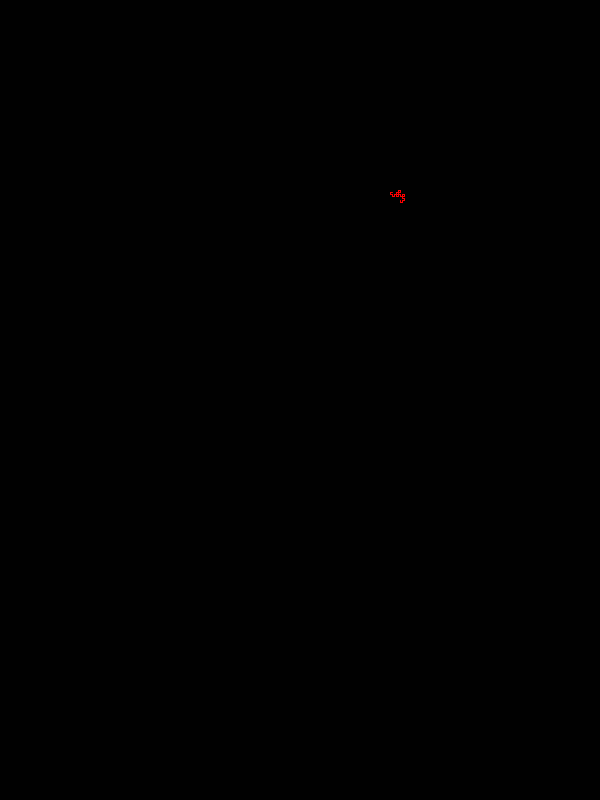
Frame 1 (no input)
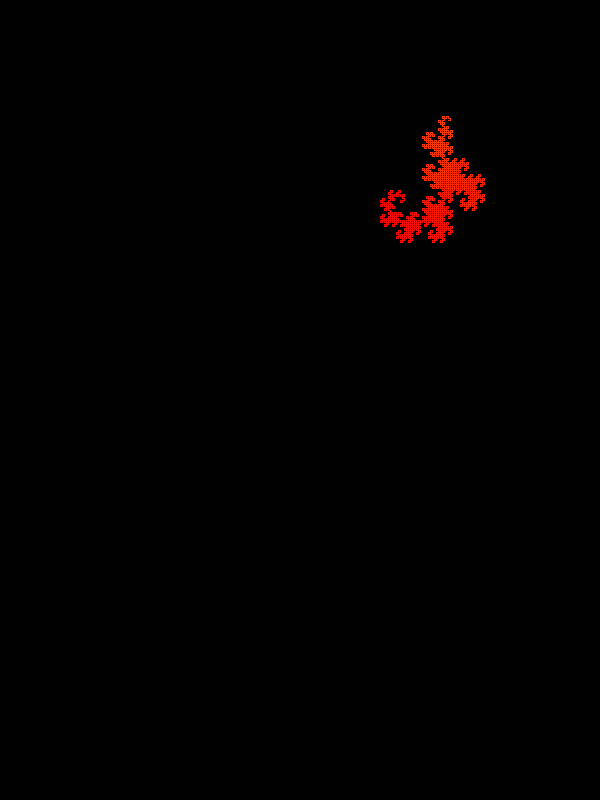
Frame 60 (the mouse pressed at the canvas centre just before this capture)
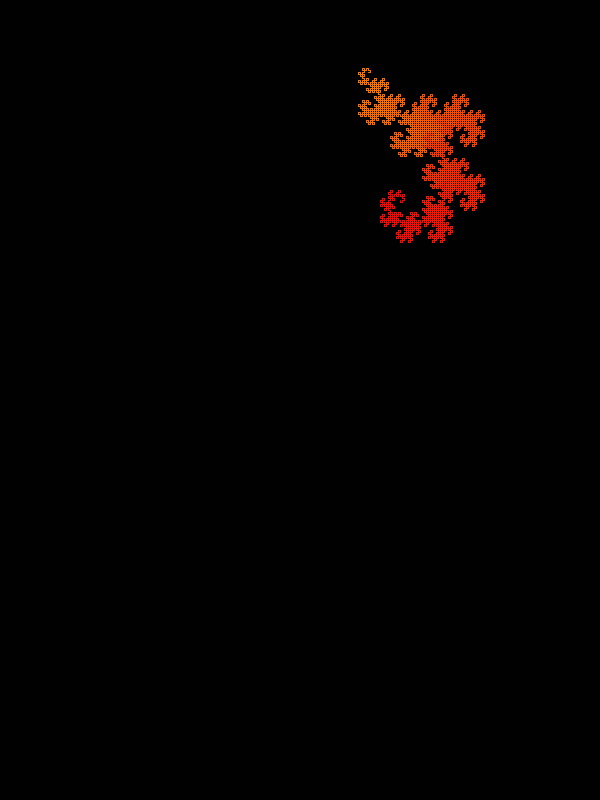
Frame 120 (the mouse held since frame 60 and released just before this capture)

The Processing sketch that drew these frames (run headless with seeded random() and noise(); from frame 60 on, the mouse is pressed at the canvas centre):

// Processing sketch: dragon_curve
// ── dragon_curve.pde
// pure processing version
/*
    The dragon curve drawn using an L-system.
      variables : X Y
      constants : F + −
      start  : FX
      rules  : (X → X+YF+), (Y → -FX-Y)
      angle  : 90°

    Here, F means "draw forward", - means "turn left 90°", and + means "turn
    right 90°". X and Y do not correspond to any drawing action and are only
    used to control the evolution of the curve.
 */

class Pen {
  int x, y, q, fx, fy;
  int r = 2; // line length
  int turn = 90; // turn

  Pen() {
    reset();
  }

  void reset() {
    x = 0;
    y = 0;
    fx = 0;
    fy = 0;
    q = 0;
  }

  void draw_forward() {
    float t = q * (PI / 180.0);
    fx = x + round(r * sin(t));
    fy = y + round(r * cos(t));

    // console.log("x:%f y:%f fx:%f fy:%f q:%i", x, y, fx, fy, q);

    line(x, y, fx, fy);

    x = fx;
    y = fy;
  }

  void turn_left() {
    q -= turn;
  }

  void turn_right() {
    q += turn;
  }

  String state() {
    return "x:" + x + " y:" + y + " q:" + q;
  }
}

// return next string
String evolve (String str) {
  StringBuffer out_string = new StringBuffer();
  for (int i=0; i < str.length(); i++) {
    dragonRule(str.charAt(i), out_string);
  }
  return out_string.toString();
}

void dragonRule (char c, StringBuffer out_string) {
  switch (c) {
    case 'F':
      out_string.append('F');
      break;
    case '-':
      out_string.append('-');
      break;
    case '+':
      out_string.append('+');
      break;
    case 'X':
      out_string.append("X+YF+");
      break;
    case 'Y':
      out_string.append("-FX-Y");
      break;
  }
}

String s;
Pen pen;
float rot;
int instr;
float hue, bright; 
int HSB_MAX = 1000;
int BRIGHT_FLOOR = 1000;

void setup () {
  size(600, 800);
  frameRate(30);
  hue = 0.0;
  bright = 400.0;
  colorMode(HSB, HSB_MAX);
  background(0, 0, 5);

  int n = 0;
  s = "FX";
  pen = new Pen();
  while (n < 16) {
    s = evolve(s);
    n++;
  }
  print(s);
  rot = 0.0;
  instr = 0;
}

void draw () {
  translate(width/1.5, height/4);
  
  stroke(int(hue), HSB_MAX, int(bright) + BRIGHT_FLOOR);

  // four steps per draw loop
  for (int r=0; r<128; r++) {
    if (instr < s.length()) {
      switch(s.charAt(instr)) {
        case 'F':
          pen.draw_forward();
          hue = (hue + 0.02) % HSB_MAX;
          bright = (bright + 0.4) % (HSB_MAX - BRIGHT_FLOOR);
          break;
        case '-':
          pen.turn_left();
          break;
        case '+':
          pen.turn_right();
          break;
      }
    }
    instr++;
  }

}
